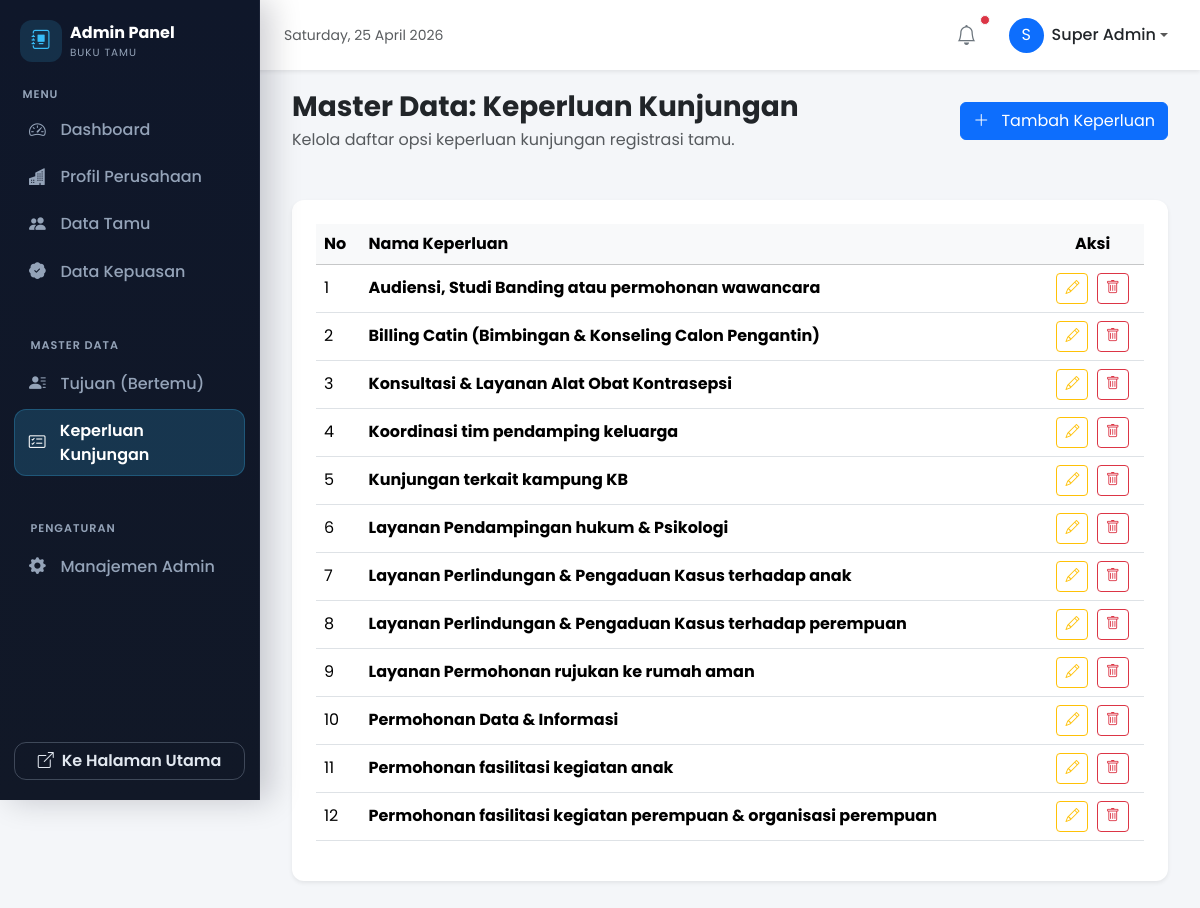
The app's page /admin/master_keperluan.php (signed in) with its own data.
### tables this page shows
CREATE TABLE `tb_keperluan` (
  `id_keperluan` int NOT NULL,
  `nama_keperluan` varchar(255) NOT NULL,
  `created_at` timestamp NULL DEFAULT CURRENT_TIMESTAMP
);

### admin/master_keperluan.php (the view, shortened to what this page needs)
<?php
require_once __DIR__ . '/../koneksi/koneksi.php';
$page_title = "Master Data: Keperluan Kunjungan";
$keperluan_list = [];
$res = $koneksi->query("SELECT * FROM tb_keperluan ORDER BY nama_keperluan ASC");
if ($res) {
    while ($row = $res->fetch_assoc()) {
        $keperluan_list[] = $row;
    }
}
?>
<!DOCTYPE html>
<html lang="id">
<head>
    <link href="https://cdn.jsdelivr.net/npm/bootstrap@5.3.3/dist/css/bootstrap.min.css" rel="stylesheet">
    <link rel="stylesheet" href="https://cdn.jsdelivr.net/npm/bootstrap-icons@1.11.3/font/bootstrap-icons.min.css">
    <link href="css/admin-style.css" rel="stylesheet">
</head>
<body>
    <?php
    if (file_exists(__DIR__ . '/_partials/navbar.php')) { include_once __DIR__ . '/_partials/navbar.php'; }
    if (file_exists(__DIR__ . '/_partials/sidebar.php')) { include_once __DIR__ . '/_partials/sidebar.php'; }
    ?>
    <main class="main-content">
        <div class="container-fluid px-0">
            <div class="d-flex justify-content-between flex-wrap flex-md-nowrap align-items-center pb-4 mb-4 border-bottom-0">
                <div>
                    <h1 class="h3 fw-bold text-dark mb-1"><?php echo htmlspecialchars($page_title); ?></h1>
                    <p class="text-muted mb-0">Kelola daftar opsi keperluan kunjungan registrasi tamu.</p>
                </div>
                <div class="btn-toolbar mb-2 mb-md-0">
                    <button type="button" class="btn btn-primary" data-bs-toggle="modal" data-bs-target="#modalTambah">
                        <i class="bi bi-plus-lg me-2"></i> Tambah Keperluan
                    </button>
                </div>
            </div>
            <div class="card shadow-sm mb-4">
                <div class="card-body">
                    <div class="table-responsive">
                        <table class="table table-hover align-middle">
                            <thead class="table-light">
                                <tr>
                                    <th>No</th>
                                    <th>Nama Keperluan</th>
                                    <th class="text-center">Aksi</th>
                                </tr>
                            </thead>
                            <tbody>
                                <?php if(empty($keperluan_list)): ?>
                                    <tr><td colspan="3" class="text-center">Belum ada data.</td></tr>
                                <?php else: ?>
                                    <?php $no = 1; foreach ($keperluan_list as $row): ?>
                                    <tr>
                                        <td><?php echo $no++; ?></td>
                                        <td class="fw-bold"><?php echo htmlspecialchars($row['nama_keperluan']); ?></td>
                                        <td class="text-center">
                                            <button type="button" class="btn btn-sm btn-outline-warning me-1"
                                                data-bs-toggle="modal"
                                                data-bs-target="#modalEdit<?php echo $row['id_keperluan']; ?>">
                                                <i class="bi bi-pencil"></i>
                                            </button>
                                            <form method="POST" class="d-inline" onsubmit="return confirm('Hapus data ini?');">
                                                <button type="submit" class="btn btn-sm btn-outline-danger">
                                                    <i class="bi bi-trash"></i>
                                                </button>
                                            </form>
                                        </td>
                                    </tr>
                                    <?php endforeach; ?>
                                <?php endif; ?>
                            </tbody>
                        </table>
                    </div>
                </div>
            </div>
        </div>
    </main>
</body>
</html>

### admin/_partials/navbar.php (shortened to what this page needs)
<?php
$admin_nama_display = htmlspecialchars($_SESSION['admin_nama_lengkap'] ?? ($_SESSION['admin_username'] ?? 'Admin'));
?>
<nav class="navbar navbar-expand-md navbar-light bg-white shadow-sm fixed-top" id="topNavbar">
    <div class="container-fluid px-4">
        <div class="d-none d-md-flex align-items-center">
             <span class="text-muted small"><?php echo date('l, d F Y'); ?></span>
        </div>
        <ul class="navbar-nav ms-auto mb-2 mb-lg-0 align-items-center">
            <li class="nav-item me-3">
                <a class="nav-link text-secondary position-relative" href="#">
                    <i class="bi bi-bell fs-5"></i>
                    <span class="position-absolute top-25 start-100 translate-middle p-1 bg-danger border border-light rounded-circle">
                    </span>
                </a>
            </li>
            <li class="nav-item dropdown">
                <a class="nav-link dropdown-toggle d-flex align-items-center" href="#" id="adminDropdown" role="button" data-bs-toggle="dropdown" aria-expanded="false">
                    <div class="bg-primary text-white rounded-circle d-flex align-items-center justify-content-center me-2" style="width: 35px; height: 35px;">
                        <?php echo strtoupper(substr($admin_nama_display, 0, 1)); ?>
                    </div>
                    <span class="fw-medium text-dark d-none d-lg-inline"><?php echo $admin_nama_display; ?></span>
                </a>
            </li>
        </ul>
    </div>
</nav>

### admin/_partials/sidebar.php
<?php
$current_page = basename($_SERVER['PHP_SELF']);
$base_url_admin = ".";
?>
<div class="sidebar d-flex flex-column" id="adminSidebar">
    <div class="sidebar-brand d-flex align-items-center">
        <a href="<?php echo $base_url_admin; ?>/index.php" class="brand-link d-flex align-items-center text-decoration-none">
            <span class="brand-icon me-2">
                <i class="bi bi-journal-album"></i>
            </span>
            <span class="brand-text">
                <span class="brand-title">Admin Panel</span>
                <small class="brand-subtitle d-block text-uppercase">Buku Tamu</small>
            </span>
        </a>
    </div>
    <div class="sidebar-section-title">Menu</div>
    <ul class="nav nav-pills flex-column gap-1 mb-3">
        <li class="nav-item">
            <a href="<?php echo $base_url_admin; ?>/index.php" class="nav-link <?php echo ($current_page == 'index.php') ? 'active' : ''; ?>" aria-current="page">
                <i class="bi bi-speedometer2"></i>
                <span>Dashboard</span>
            </a>
        </li>
        <li class="nav-item">
            <a href="<?php echo $base_url_admin; ?>/profil_perusahaan.php" class="nav-link <?php echo ($current_page == 'profil_perusahaan.php') ? 'active' : ''; ?>">
                <i class="bi bi-buildings-fill"></i>
                <span>Profil Perusahaan</span>
            </a>
        </li>
        <li class="nav-item">
            <a href="<?php echo $base_url_admin; ?>/data_tamu.php" class="nav-link <?php echo ($current_page == 'data_tamu.php') ? 'active' : ''; ?>">
                <i class="bi bi-people-fill"></i>
                <span>Data Tamu</span>
            </a>
        </li>
        <li class="nav-item">
            <a href="<?php echo $base_url_admin; ?>/data_kepuasan.php" class="nav-link <?php echo ($current_page == 'data_kepuasan.php') ? 'active' : ''; ?>">
                <i class="bi bi-patch-check-fill"></i>
                <span>Data Kepuasan</span>
            </a>
        </li>
        <li class="nav-item mt-3">
            <div class="sidebar-section-title px-3 mt-4 mb-1">
              <span>Master Data</span>
            </div>
        </li>
        <li class="nav-item">
            <a href="<?php echo $base_url_admin; ?>/master_tujuan.php" class="nav-link <?php echo ($current_page == 'master_tujuan.php') ? 'active' : ''; ?>">
                <i class="bi bi-person-lines-fill"></i>
                <span>Tujuan (Bertemu)</span>
            </a>
        </li>
        <li class="nav-item">
            <a href="<?php echo $base_url_admin; ?>/master_keperluan.php" class="nav-link <?php echo ($current_page == 'master_keperluan.php') ? 'active' : ''; ?>">
                <i class="bi bi-card-checklist"></i>
                <span>Keperluan Kunjungan</span>
            </a>
        </li>
        <li class="nav-item mt-3">
            <div class="sidebar-section-title px-3 mt-4 mb-1">
              <span>Pengaturan</span>
            </div>
        </li>
        <li class="nav-item">
            <a href="<?php echo $base_url_admin; ?>/manajemen_admin.php" class="nav-link <?php echo ($current_page == 'manajemen_admin.php' || $current_page == 'tambah_admin.php') ? 'active' : ''; ?>">
                <i class="bi bi-gear-fill"></i>
                <span>Manajemen Admin</span>
            </a>
        </li>
    </ul>
    <div class="sidebar-footer mt-auto pt-3">
        <a href="../index.php" class="btn btn-outline-light w-100 d-flex align-items-center justify-content-center" target="_blank" rel="noopener">
            <i class="bi bi-box-arrow-up-right me-2"></i>
            <span>Ke Halaman Utama</span>
        </a>
    </div>
</div>

### admin/css/admin-style.css (style rules this page uses)
:root { --sidebar-width: 260px; --sidebar-bg: #0f172a; --sidebar-surface: #111827; --sidebar-accent: #38bdf8; --sidebar-text: #e2e8f0; --sidebar-muted: #94a3b8; --sidebar-hover: rgba(148, 163, 184, 0.12); }
body { font-family: 'Poppins', sans-serif; background-color: #f4f6f9; color: #343a40; }
#adminSidebar { background: linear-gradient(180deg, var(--sidebar-bg) 0%, var(--sidebar-surface) 100%) !important; color: var(--sidebar-text); border-right: 1px solid rgba(148, 163, 184, 0.08); box-shadow: 10px 0 30px rgba(2, 6, 23, 0.2); position: fixed; top: 0; left: 0; height: 100vh; width: var(--sidebar-width); z-index: 1040; overflow-y: auto; padding: 1rem 0.9rem 1.25rem; transition: transform 0.3s ease-in-out, box-shadow 0.3s ease-in-out; }
@media (min-width: 768px) { #adminSidebar { transform: translateX(0); } }
#adminSidebar .sidebar-brand { padding: 0.25rem 0.35rem 0.75rem; }
#adminSidebar .brand-link { color: var(--sidebar-text); }
#adminSidebar .brand-icon { width: 42px; height: 42px; border-radius: 12px; display: inline-flex; align-items: center; justify-content: center; background: rgba(56, 189, 248, 0.15); color: var(--sidebar-accent); font-size: 1.2rem; }
#adminSidebar .brand-title { font-weight: 700; font-size: 1rem; color: #fff; line-height: 1.2; }
#adminSidebar .brand-subtitle { color: var(--sidebar-muted); font-size: 0.65rem; letter-spacing: 1px; }
#adminSidebar .sidebar-section-title { padding: 0 0.5rem; margin: 0.75rem 0 0.35rem; font-size: 0.7rem; letter-spacing: 1px; font-weight: 600; text-transform: uppercase; color: var(--sidebar-muted); }
#adminSidebar .nav-link { color: var(--sidebar-muted) !important; font-weight: 500; padding: 0.6rem 0.75rem; border-radius: 12px; display: flex; align-items: center; gap: 0.75rem; transition: all 0.2s ease; }
#adminSidebar .nav-link.active { background: rgba(56, 189, 248, 0.18) !important; color: #fff !important; font-weight: 600; box-shadow: inset 0 0 0 1px rgba(56, 189, 248, 0.25); }
#adminSidebar .nav-link i { width: 22px; text-align: center; display: inline-flex; justify-content: center; font-size: 1.05rem; transition: transform 0.2s; }
#adminSidebar .sidebar-footer .btn { border-color: rgba(148, 163, 184, 0.35); color: var(--sidebar-text); font-weight: 600; border-radius: 12px; }
.main-content { padding-top: 90px; padding-left: 1rem; padding-right: 1rem; padding-bottom: 3rem; min-height: 100vh; margin-left: 0; transition: margin-left 0.3s ease-in-out; }
@media (min-width: 768px) { .main-content { margin-left: var(--sidebar-width); padding-left: 2rem; padding-right: 2rem; } }
.card { background-color: #ffffff; border: none; border-radius: 12px; box-shadow: 0 4px 6px rgba(0, 0, 0, 0.04); margin-bottom: 1.5rem; }
.card-body { padding: 1.5rem; }

### admin/_partials/navbar.php (style rules this page uses)
#topNavbar { height: 70px; z-index: 1030; }
@media (min-width: 768px) { #topNavbar { padding-left: var(--sidebar-width); transition: padding-left 0.3s ease-in-out; } }

### records on screen
tb_keperluan: nama_keperluan "Audiensi, Studi Banding atau permohonan wawancara"
tb_keperluan: nama_keperluan "Billing Catin (Bimbingan & Konseling Calon Pengantin)"
tb_keperluan: nama_keperluan "Konsultasi & Layanan Alat Obat Kontrasepsi"
tb_keperluan: nama_keperluan "Koordinasi tim pendamping keluarga"
tb_keperluan: nama_keperluan "Kunjungan terkait kampung KB"
tb_keperluan: nama_keperluan "Layanan Pendampingan hukum & Psikologi"
tb_keperluan: nama_keperluan "Layanan Perlindungan & Pengaduan Kasus terhadap anak"
tb_keperluan: nama_keperluan "Layanan Perlindungan & Pengaduan Kasus terhadap perempuan"
tb_keperluan: nama_keperluan "Layanan Permohonan rujukan ke rumah aman"
tb_keperluan: nama_keperluan "Permohonan Data & Informasi"
tb_keperluan: nama_keperluan "Permohonan fasilitasi kegiatan anak"
tb_keperluan: nama_keperluan "Permohonan fasilitasi kegiatan perempuan & organisasi perempuan"

### other values on screen
substr($admin_nama_display, 0, 1) "S"
$admin_nama_display "Super Admin"
$page_title "Master Data: Keperluan Kunjungan"
